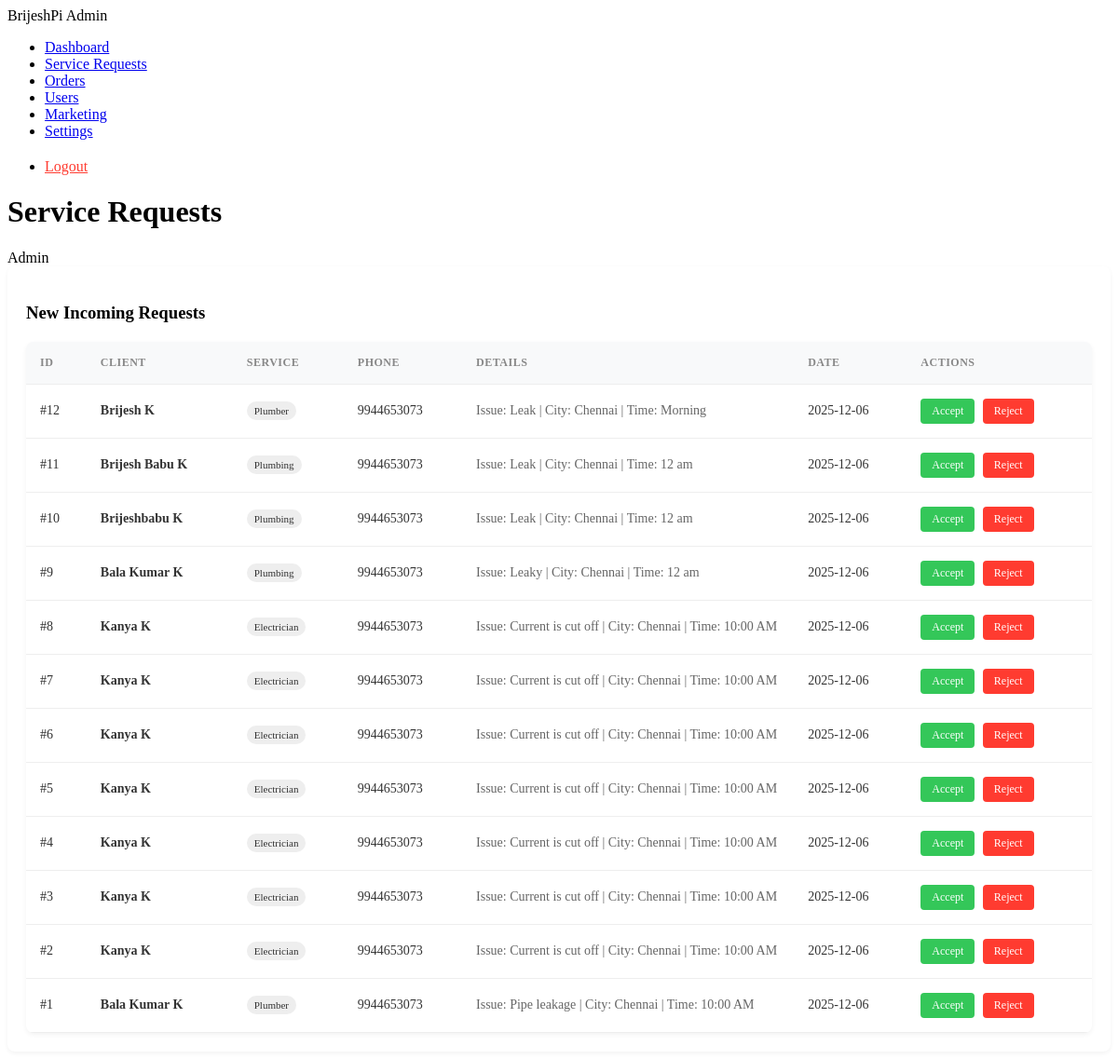
The page /admin/requests on the database as committed earlier.
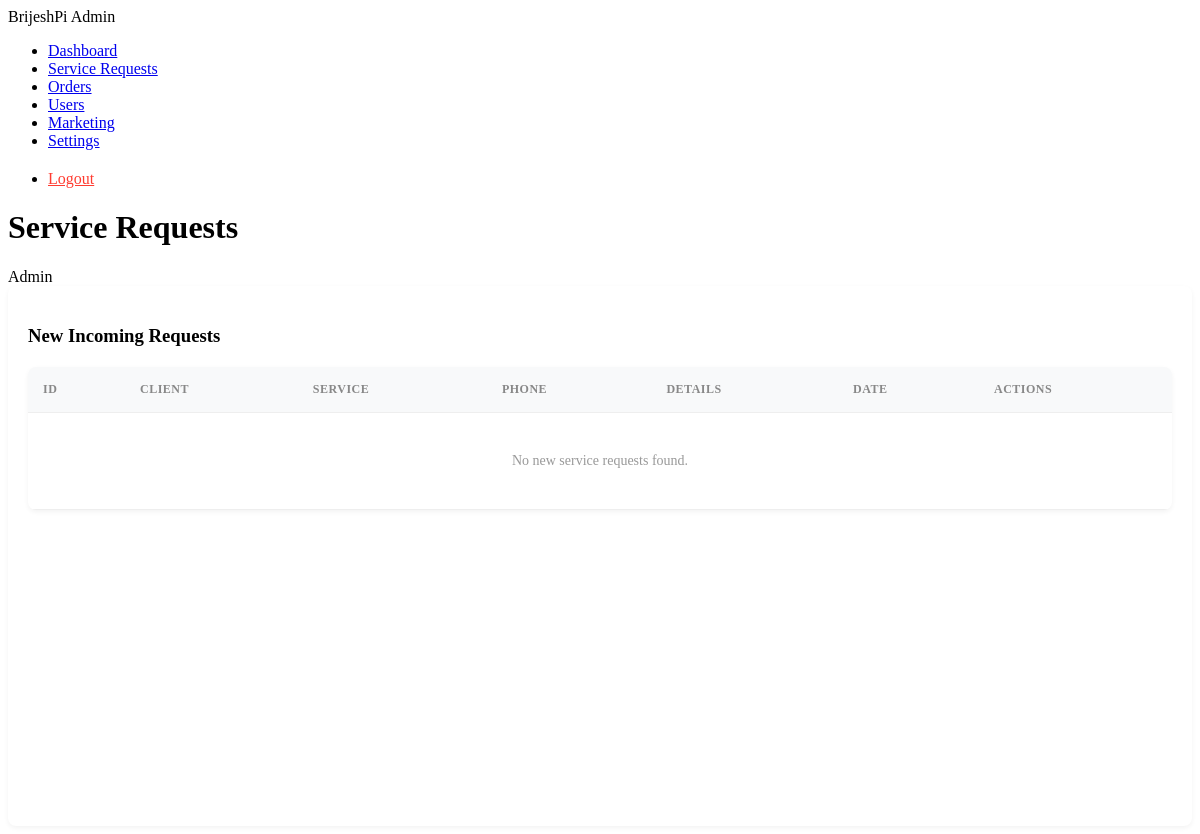
The same page on the database as committed later.
### app.py (models this page shows)
class ServiceRequest(db.Model):
    id = db.Column(db.Integer, primary_key=True)
    client_name = db.Column(db.String(100), nullable=False)
    service_type = db.Column(db.String(100), nullable=False)
    phone = db.Column(db.String(20))
    budget = db.Column(db.String(500))
    status = db.Column(db.String(50), default="Pending")
    date = db.Column(db.String(50))

### app.py (the view)
@admin_bp.route('/requests')
def requests():
    requests = ServiceRequest.query.filter(ServiceRequest.status == 'New Booking').order_by(ServiceRequest.id.desc()).all()
    return render_template('admin/requests.html', requests=requests)

### templates/admin/requests.html (shortened to what this page needs)
<!DOCTYPE html>
<html lang="en">
<head>
    <link rel="stylesheet" href="{{ url_for('admin.static', filename='admin/css/style.css') }}">
</head>
<body>
    <aside class="sidebar">
        <div class="brand">
            <span>BrijeshPi Admin</span>
        </div>
        <ul class="nav-links">
            <li><a href="{{ url_for('admin.dashboard') }}">Dashboard</a></li>
            <li><a href="{{ url_for('admin.requests') }}" class="active">Service Requests</a></li>
            <li><a href="{{ url_for('admin.orders') }}">Orders</a></li>
            <li><a href="{{ url_for('admin.users') }}">Users</a></li>
            <li><a href="{{ url_for('admin.marketing') }}">Marketing</a></li>
            <li><a href="{{ url_for('admin.settings') }}">Settings</a></li>
            <li style="margin-top: 20px;"><a href="/logout" style="color: #ff3b30;">Logout</a></li>
        </ul>
    </aside>
    <main class="main-content">
        <header class="header">
            <h1 class="page-title">Service Requests</h1>
            <div class="user-profile">
                <span style="font-weight: 500;">Admin</span>
            </div>
        </header>
        <section class="card" style="min-height: 500px; padding: 20px; background: white; border-radius: 8px; box-shadow: 0 2px 5px rgba(0,0,0,0.05);">
            <h3 style="margin-bottom: 20px;">New Incoming Requests</h3>
            <div class="table-container">
                <table>
                    <thead>
                        <tr>
                            <th>ID</th>
                            <th>Client</th>
                            <th>Service</th>
                            <th>Phone</th>
                            <th>Details</th>
                            <th>Date</th>
                            <th>Actions</th>
                        </tr>
                    </thead>
                    <tbody>
                        {% for req in requests %}
                        <tr>
                            <td>#{{ req.id }}</td>
                            <td><strong>{{ req.client_name }}</strong></td>
                            <td><span class="badge">{{ req.service_type }}</span></td>
                            <td>{{ req.phone }}</td>
                            <td style="color: #666; max-width: 250px;">{{ req.budget }}</td>
                            <td>{{ req.date }}</td>
                            <td>
                                <a href="/admin/accept/{{ req.id }}" class="btn btn-accept">Accept</a>
                                <a href="/admin/reject/{{ req.id }}" class="btn btn-reject">Reject</a>
                            </td>
                        </tr>
                        {% else %}
                        <tr>
                            <td colspan="7" style="text-align: center; padding: 40px; color: #999;">No new service requests found.</td>
                        </tr>
                        {% endfor %}
                    </tbody>
                </table>
            </div>
        </section>
    </main>
</body>
</html>

### templates/admin/requests.html (style rules this page uses)
.table-container { margin-top: 20px; background: white; border-radius: 8px; box-shadow: 0 2px 5px rgba(0,0,0,0.05); overflow: hidden; }
table { width: 100%; border-collapse: collapse; }
th, td { padding: 15px; text-align: left; border-bottom: 1px solid #eee; font-size: 14px; color: #333; }
th { background-color: #f8f9fa; font-weight: 600; text-transform: uppercase; font-size: 12px; letter-spacing: 0.5px; color: #888; }

Rows that differ between the two databases and show on the page:
no longer on this page (row edited): ServiceRequest: id "12", client_name "Brijesh K", service_type "Plumber", phone "9944653073", budget "Issue: Leak | City: Chennai | Time: Morning", date "2025-12-06"
no longer on this page (row edited): ServiceRequest: id "11", client_name "Brijesh Babu K", service_type "Plumbing", phone "9944653073", budget "Issue: Leak | City: Chennai | Time: 12 am", date "2025-12-06"
no longer on this page (row edited): ServiceRequest: id "10", client_name "Brijeshbabu K", service_type "Plumbing", phone "9944653073", budget "Issue: Leak | City: Chennai | Time: 12 am", date "2025-12-06"
no longer on this page (row edited): ServiceRequest: id "9", client_name "Bala Kumar K", service_type "Plumbing", phone "9944653073", budget "Issue: Leaky | City: Chennai | Time: 12 am", date "2025-12-06"
no longer on this page (row edited): ServiceRequest: id "8", client_name "Kanya K", service_type "Electrician", phone "9944653073", budget "Issue: Current is cut off | City: Chennai | Time: 10:00 AM", date "2025-12-06"
no longer on this page (row edited): ServiceRequest: id "7", client_name "Kanya K", service_type "Electrician", phone "9944653073", budget "Issue: Current is cut off | City: Chennai | Time: 10:00 AM", date "2025-12-06"
no longer on this page (row edited): ServiceRequest: id "6", client_name "Kanya K", service_type "Electrician", phone "9944653073", budget "Issue: Current is cut off | City: Chennai | Time: 10:00 AM", date "2025-12-06"
no longer on this page (row edited): ServiceRequest: id "5", client_name "Kanya K", service_type "Electrician", phone "9944653073", budget "Issue: Current is cut off | City: Chennai | Time: 10:00 AM", date "2025-12-06"
no longer on this page (row edited): ServiceRequest: id "4", client_name "Kanya K", service_type "Electrician", phone "9944653073", budget "Issue: Current is cut off | City: Chennai | Time: 10:00 AM", date "2025-12-06"
no longer on this page (row edited): ServiceRequest: id "3", client_name "Kanya K", service_type "Electrician", phone "9944653073", budget "Issue: Current is cut off | City: Chennai | Time: 10:00 AM", date "2025-12-06"
no longer on this page (row edited): ServiceRequest: id "2", client_name "Kanya K", service_type "Electrician", phone "9944653073", budget "Issue: Current is cut off | City: Chennai | Time: 10:00 AM", date "2025-12-06"
no longer on this page (row edited): ServiceRequest: id "1", client_name "Bala Kumar K", service_type "Plumber", phone "9944653073", budget "Issue: Pipe leakage | City: Chennai | Time: 10:00 AM", date "2025-12-06"
Other text that changed with them:
text now shown: "No new service requests found."
